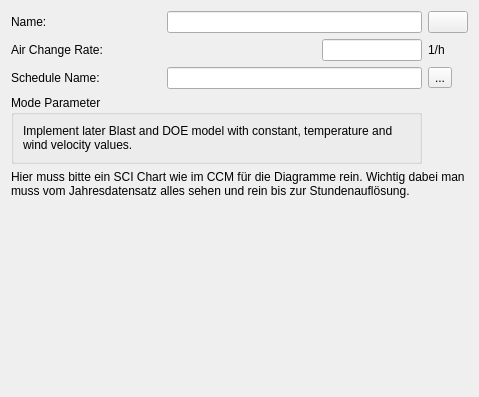
<?xml version="1.0" encoding="UTF-8"?>
<ui version="4.0">
 <class>SVDBZoneControlThermostatEditWidget</class>
 <widget class="QWidget" name="SVDBZoneControlThermostatEditWidget">
  <property name="geometry">
   <rect>
    <x>0</x>
    <y>0</y>
    <width>479</width>
    <height>397</height>
   </rect>
  </property>
  <property name="windowTitle">
   <string>Form</string>
  </property>
  <layout class="QGridLayout" name="gridLayout_2">
   <item row="5" column="0">
    <spacer name="verticalSpacer">
     <property name="orientation">
      <enum>Qt::Vertical</enum>
     </property>
     <property name="sizeHint" stdset="0">
      <size>
       <width>20</width>
       <height>30</height>
      </size>
     </property>
    </spacer>
   </item>
   <item row="0" column="0">
    <widget class="QLabel" name="labelDisplayName">
     <property name="text">
      <string>Name:</string>
     </property>
    </widget>
   </item>
   <item row="2" column="0">
    <widget class="QLabel" name="labelScheduleHeating">
     <property name="text">
      <string>Schedule Name:</string>
     </property>
    </widget>
   </item>
   <item row="4" column="0" colspan="4">
    <widget class="QLabel" name="label">
     <property name="text">
      <string>Hier muss bitte ein SCI Chart wie im CCM für die Diagramme rein. Wichtig dabei man muss vom Jahresdatensatz alles sehen und rein bis zur Stundenauflösung.</string>
     </property>
     <property name="wordWrap">
      <bool>true</bool>
     </property>
    </widget>
   </item>
   <item row="1" column="0" colspan="2">
    <widget class="QLabel" name="labelAirChangeRate">
     <property name="text">
      <string>Air Change Rate:</string>
     </property>
    </widget>
   </item>
   <item row="0" column="1" colspan="2">
    <widget class="QtExt::LanguageStringEditWidget1" name="lineEditName"/>
   </item>
   <item row="2" column="3">
    <widget class="QToolButton" name="toolButtonSelectSchedule">
     <property name="text">
      <string>...</string>
     </property>
    </widget>
   </item>
   <item row="3" column="0" colspan="3">
    <widget class="QGroupBox" name="groupBox">
     <property name="title">
      <string>Mode Parameter</string>
     </property>
     <layout class="QGridLayout" name="gridLayout">
      <item row="1" column="2">
       <widget class="QLabel" name="label_2">
        <property name="text">
         <string>Implement later Blast and DOE model with constant, temperature and wind velocity values.</string>
        </property>
        <property name="wordWrap">
         <bool>true</bool>
        </property>
       </widget>
      </item>
     </layout>
    </widget>
   </item>
   <item row="0" column="3">
    <widget class="QtExt::ColorButton" name="pushButtonColor">
     <property name="sizePolicy">
      <sizepolicy hsizetype="Fixed" vsizetype="Fixed">
       <horstretch>0</horstretch>
       <verstretch>0</verstretch>
      </sizepolicy>
     </property>
    </widget>
   </item>
   <item row="2" column="1" colspan="2">
    <widget class="QLineEdit" name="lineEditScheduleName">
     <property name="readOnly">
      <bool>true</bool>
     </property>
    </widget>
   </item>
   <item row="1" column="2">
    <widget class="QtExt::ValidatingLineEdit" name="lineEditAirChangeRate">
     <property name="maximumSize">
      <size>
       <width>100</width>
       <height>16777215</height>
      </size>
     </property>
    </widget>
   </item>
   <item row="1" column="3">
    <widget class="QLabel" name="labelConvectiveFactorUnit">
     <property name="text">
      <string>1/h</string>
     </property>
    </widget>
   </item>
  </layout>
 </widget>
 <customwidgets>
  <customwidget>
   <class>QtExt::ValidatingLineEdit</class>
   <extends>QLineEdit</extends>
   <header location="global">QtExt_ValidatingLineEdit.h</header>
  </customwidget>
  <customwidget>
   <class>QtExt::ColorButton</class>
   <extends>QPushButton</extends>
   <header location="global">QtExt_ColorButton.h</header>
  </customwidget>
  <customwidget>
   <class>QtExt::LanguageStringEditWidget1</class>
   <extends>QLineEdit</extends>
   <header location="global">QtExt_LanguageStringEditWidget1.h</header>
  </customwidget>
 </customwidgets>
 <resources/>
 <connections/>
</ui>
